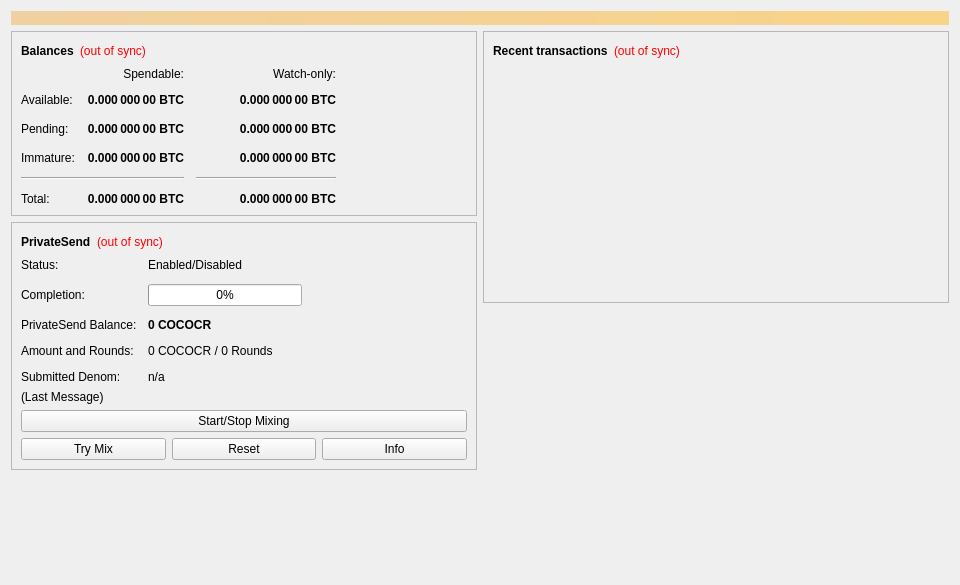
<?xml version="1.0" encoding="UTF-8"?>
<ui version="4.0">
 <class>OverviewPage</class>
 <widget class="QWidget" name="OverviewPage">
  <property name="geometry">
   <rect>
    <x>0</x>
    <y>0</y>
    <width>960</width>
    <height>585</height>
   </rect>
  </property>
  <property name="minimumSize">
   <size>
    <width>960</width>
    <height>0</height>
   </size>
  </property>
  <property name="windowTitle">
   <string>Form</string>
  </property>
  <layout class="QVBoxLayout" name="topLayout">
   <item>
    <widget class="QLabel" name="labelAlerts">
     <property name="visible">
      <bool>false</bool>
     </property>
     <property name="styleSheet">
      <string notr="true">QLabel { background-color: qlineargradient(x1: 0, y1: 0, x2: 1, y2: 0, stop:0 #F0D0A0, stop:1 #F8D488); color:#000000; }</string>
     </property>
     <property name="wordWrap">
      <bool>true</bool>
     </property>
     <property name="margin">
      <number>3</number>
     </property>
     <property name="textInteractionFlags">
      <set>Qt::TextSelectableByMouse</set>
     </property>
    </widget>
   </item>
   <item>
    <layout class="QHBoxLayout" name="horizontalLayout" stretch="1,1">
     <item>
      <layout class="QVBoxLayout" name="verticalLayout_2">
       <item>
        <widget class="QFrame" name="frame">
         <property name="frameShape">
          <enum>QFrame::StyledPanel</enum>
         </property>
         <property name="frameShadow">
          <enum>QFrame::Raised</enum>
         </property>
         <layout class="QVBoxLayout" name="verticalLayout_4">
          <item>
           <layout class="QHBoxLayout" name="horizontalLayout_4">
            <item>
             <widget class="QLabel" name="label_5">
              <property name="font">
               <font>
                <weight>75</weight>
                <bold>true</bold>
               </font>
              </property>
              <property name="text">
               <string>Balances</string>
              </property>
             </widget>
            </item>
            <item>
             <widget class="QLabel" name="labelWalletStatus">
              <property name="toolTip">
               <string>The displayed information may be out of date. Your wallet automatically synchronizes with the COCOCostaRica network after a connection is established, but this process has not completed yet.</string>
              </property>
              <property name="styleSheet">
               <string notr="true">QLabel { color: red; }</string>
              </property>
              <property name="text">
               <string notr="true">(out of sync)</string>
              </property>
              <property name="alignment">
               <set>Qt::AlignLeading|Qt::AlignLeft|Qt::AlignVCenter</set>
              </property>
             </widget>
            </item>
            <item>
             <spacer name="horizontalSpacer_3">
              <property name="orientation">
               <enum>Qt::Horizontal</enum>
              </property>
              <property name="sizeHint" stdset="0">
               <size>
                <width>40</width>
                <height>20</height>
               </size>
              </property>
             </spacer>
            </item>
           </layout>
          </item>
          <item>
           <layout class="QGridLayout" name="gridLayout">
            <property name="spacing">
             <number>12</number>
            </property>
            <item row="2" column="2">
             <widget class="QLabel" name="labelWatchPending">
              <property name="font">
               <font>
                <weight>75</weight>
                <bold>true</bold>
               </font>
              </property>
              <property name="cursor">
               <cursorShape>IBeamCursor</cursorShape>
              </property>
              <property name="toolTip">
               <string>Unconfirmed transactions to watch-only addresses</string>
              </property>
              <property name="text">
               <string notr="true">0.000 000 00 BTC</string>
              </property>
              <property name="alignment">
               <set>Qt::AlignRight|Qt::AlignTrailing|Qt::AlignVCenter</set>
              </property>
              <property name="textInteractionFlags">
               <set>Qt::LinksAccessibleByMouse|Qt::TextSelectableByKeyboard|Qt::TextSelectableByMouse</set>
              </property>
             </widget>
            </item>
            <item row="2" column="1">
             <widget class="QLabel" name="labelUnconfirmed">
              <property name="font">
               <font>
                <weight>75</weight>
                <bold>true</bold>
               </font>
              </property>
              <property name="cursor">
               <cursorShape>IBeamCursor</cursorShape>
              </property>
              <property name="toolTip">
               <string>Total of transactions that have yet to be confirmed, and do not yet count toward the spendable balance</string>
              </property>
              <property name="text">
               <string notr="true">0.000 000 00 BTC</string>
              </property>
              <property name="alignment">
               <set>Qt::AlignRight|Qt::AlignTrailing|Qt::AlignVCenter</set>
              </property>
              <property name="textInteractionFlags">
               <set>Qt::LinksAccessibleByMouse|Qt::TextSelectableByKeyboard|Qt::TextSelectableByMouse</set>
              </property>
             </widget>
            </item>
            <item row="3" column="2">
             <widget class="QLabel" name="labelWatchImmature">
              <property name="font">
               <font>
                <weight>75</weight>
                <bold>true</bold>
               </font>
              </property>
              <property name="cursor">
               <cursorShape>IBeamCursor</cursorShape>
              </property>
              <property name="toolTip">
               <string>Mined balance in watch-only addresses that has not yet matured</string>
              </property>
              <property name="text">
               <string notr="true">0.000 000 00 BTC</string>
              </property>
              <property name="alignment">
               <set>Qt::AlignRight|Qt::AlignTrailing|Qt::AlignVCenter</set>
              </property>
              <property name="textInteractionFlags">
               <set>Qt::LinksAccessibleByMouse|Qt::TextSelectableByKeyboard|Qt::TextSelectableByMouse</set>
              </property>
             </widget>
            </item>
            <item row="4" column="0" colspan="2">
             <widget class="Line" name="lineSpendableBalance">
              <property name="orientation">
               <enum>Qt::Horizontal</enum>
              </property>
             </widget>
            </item>
            <item row="4" column="2">
             <widget class="Line" name="lineWatchBalance">
              <property name="sizePolicy">
               <sizepolicy hsizetype="Preferred" vsizetype="Fixed">
                <horstretch>0</horstretch>
                <verstretch>0</verstretch>
               </sizepolicy>
              </property>
              <property name="minimumSize">
               <size>
                <width>140</width>
                <height>0</height>
               </size>
              </property>
              <property name="orientation">
               <enum>Qt::Horizontal</enum>
              </property>
             </widget>
            </item>
            <item row="5" column="0">
             <widget class="QLabel" name="labelTotalText">
              <property name="text">
               <string>Total:</string>
              </property>
             </widget>
            </item>
            <item row="3" column="1">
             <widget class="QLabel" name="labelImmature">
              <property name="font">
               <font>
                <weight>75</weight>
                <bold>true</bold>
               </font>
              </property>
              <property name="cursor">
               <cursorShape>IBeamCursor</cursorShape>
              </property>
              <property name="toolTip">
               <string>Mined balance that has not yet matured</string>
              </property>
              <property name="text">
               <string notr="true">0.000 000 00 BTC</string>
              </property>
              <property name="alignment">
               <set>Qt::AlignRight|Qt::AlignTrailing|Qt::AlignVCenter</set>
              </property>
              <property name="textInteractionFlags">
               <set>Qt::LinksAccessibleByMouse|Qt::TextSelectableByKeyboard|Qt::TextSelectableByMouse</set>
              </property>
             </widget>
            </item>
            <item row="2" column="3">
             <spacer name="horizontalSpacer_2">
              <property name="orientation">
               <enum>Qt::Horizontal</enum>
              </property>
              <property name="sizeHint" stdset="0">
               <size>
                <width>40</width>
                <height>20</height>
               </size>
              </property>
             </spacer>
            </item>
            <item row="3" column="0">
             <widget class="QLabel" name="labelImmatureText">
              <property name="text">
               <string>Immature:</string>
              </property>
             </widget>
            </item>
            <item row="5" column="1">
             <widget class="QLabel" name="labelTotal">
              <property name="font">
               <font>
                <weight>75</weight>
                <bold>true</bold>
               </font>
              </property>
              <property name="cursor">
               <cursorShape>IBeamCursor</cursorShape>
              </property>
              <property name="toolTip">
               <string>Your current total balance</string>
              </property>
              <property name="text">
               <string notr="true">0.000 000 00 BTC</string>
              </property>
              <property name="alignment">
               <set>Qt::AlignRight|Qt::AlignTrailing|Qt::AlignVCenter</set>
              </property>
              <property name="textInteractionFlags">
               <set>Qt::LinksAccessibleByMouse|Qt::TextSelectableByKeyboard|Qt::TextSelectableByMouse</set>
              </property>
             </widget>
            </item>
            <item row="5" column="2">
             <widget class="QLabel" name="labelWatchTotal">
              <property name="font">
               <font>
                <weight>75</weight>
                <bold>true</bold>
               </font>
              </property>
              <property name="cursor">
               <cursorShape>IBeamCursor</cursorShape>
              </property>
              <property name="toolTip">
               <string>Current total balance in watch-only addresses</string>
              </property>
              <property name="text">
               <string notr="true">0.000 000 00 BTC</string>
              </property>
              <property name="alignment">
               <set>Qt::AlignRight|Qt::AlignTrailing|Qt::AlignVCenter</set>
              </property>
              <property name="textInteractionFlags">
               <set>Qt::LinksAccessibleByMouse|Qt::TextSelectableByKeyboard|Qt::TextSelectableByMouse</set>
              </property>
             </widget>
            </item>
            <item row="0" column="2">
             <widget class="QLabel" name="labelWatchonly">
              <property name="text">
               <string>Watch-only:</string>
              </property>
              <property name="alignment">
               <set>Qt::AlignRight|Qt::AlignTrailing|Qt::AlignVCenter</set>
              </property>
             </widget>
            </item>
            <item row="1" column="0">
             <widget class="QLabel" name="labelBalanceText">
              <property name="text">
               <string>Available:</string>
              </property>
             </widget>
            </item>
            <item row="1" column="1">
             <widget class="QLabel" name="labelBalance">
              <property name="font">
               <font>
                <weight>75</weight>
                <bold>true</bold>
               </font>
              </property>
              <property name="cursor">
               <cursorShape>IBeamCursor</cursorShape>
              </property>
              <property name="toolTip">
               <string>Your current spendable balance</string>
              </property>
              <property name="text">
               <string notr="true">0.000 000 00 BTC</string>
              </property>
              <property name="alignment">
               <set>Qt::AlignRight|Qt::AlignTrailing|Qt::AlignVCenter</set>
              </property>
              <property name="textInteractionFlags">
               <set>Qt::LinksAccessibleByMouse|Qt::TextSelectableByKeyboard|Qt::TextSelectableByMouse</set>
              </property>
             </widget>
            </item>
            <item row="1" column="2">
             <widget class="QLabel" name="labelWatchAvailable">
              <property name="font">
               <font>
                <weight>75</weight>
                <bold>true</bold>
               </font>
              </property>
              <property name="cursor">
               <cursorShape>IBeamCursor</cursorShape>
              </property>
              <property name="toolTip">
               <string>Your current balance in watch-only addresses</string>
              </property>
              <property name="text">
               <string notr="true">0.000 000 00 BTC</string>
              </property>
              <property name="alignment">
               <set>Qt::AlignRight|Qt::AlignTrailing|Qt::AlignVCenter</set>
              </property>
              <property name="textInteractionFlags">
               <set>Qt::LinksAccessibleByMouse|Qt::TextSelectableByKeyboard|Qt::TextSelectableByMouse</set>
              </property>
             </widget>
            </item>
            <item row="2" column="0">
             <widget class="QLabel" name="labelPendingText">
              <property name="text">
               <string>Pending:</string>
              </property>
             </widget>
            </item>
            <item row="0" column="1">
             <widget class="QLabel" name="labelSpendable">
              <property name="text">
               <string>Spendable:</string>
              </property>
              <property name="alignment">
               <set>Qt::AlignRight|Qt::AlignTrailing|Qt::AlignVCenter</set>
              </property>
             </widget>
            </item>
           </layout>
          </item>
         </layout>
        </widget>
       </item>
       <item>
        <widget class="QFrame" name="framePrivateSend">
         <property name="layoutDirection">
          <enum>Qt::LeftToRight</enum>
         </property>
         <property name="frameShape">
          <enum>QFrame::StyledPanel</enum>
         </property>
         <property name="frameShadow">
          <enum>QFrame::Raised</enum>
         </property>
         <layout class="QVBoxLayout" name="VerticalLayout_PS1">
          <item>
           <layout class="QHBoxLayout" name="horizontalLayout_5">
            <item>
             <widget class="QLabel" name="labelPrivateSendHeader">
              <property name="font">
               <font>
                <weight>75</weight>
                <bold>true</bold>
               </font>
              </property>
              <property name="text">
               <string>PrivateSend</string>
              </property>
             </widget>
            </item>
            <item>
             <widget class="QLabel" name="labelPrivateSendSyncStatus">
              <property name="toolTip">
               <string>The displayed information may be out of date. Your wallet automatically synchronizes with the COCOCostaRica network after a connection is established, but this process has not completed yet.</string>
              </property>
              <property name="styleSheet">
               <string notr="true">QLabel { color: red; }</string>
              </property>
              <property name="text">
               <string notr="true">(out of sync)</string>
              </property>
              <property name="alignment">
               <set>Qt::AlignLeading|Qt::AlignLeft|Qt::AlignVCenter</set>
              </property>
             </widget>
            </item>
            <item>
             <spacer name="horizontalSpacer_4">
              <property name="orientation">
               <enum>Qt::Horizontal</enum>
              </property>
              <property name="sizeHint" stdset="0">
               <size>
                <width>40</width>
                <height>20</height>
               </size>
              </property>
             </spacer>
            </item>
           </layout>
          </item>
          <item>
           <layout class="QFormLayout" name="privateSendFormLayout">
            <property name="fieldGrowthPolicy">
             <enum>QFormLayout::AllNonFixedFieldsGrow</enum>
            </property>
            <property name="horizontalSpacing">
             <number>11</number>
            </property>
            <property name="verticalSpacing">
             <number>12</number>
            </property>
            <item row="0" column="0">
             <widget class="QLabel" name="labelPrivateSendEnabledText">
              <property name="text">
               <string>Status:</string>
              </property>
             </widget>
            </item>
            <item row="0" column="1">
             <widget class="QLabel" name="labelPrivateSendEnabled">
              <property name="text">
               <string>Enabled/Disabled</string>
              </property>
             </widget>
            </item>
            <item row="1" column="0">
             <widget class="QLabel" name="labelCompletitionText">
              <property name="text">
               <string>Completion:</string>
              </property>
             </widget>
            </item>
            <item row="1" column="1">
             <widget class="QProgressBar" name="privateSendProgress">
              <property name="maximumSize">
               <size>
                <width>154</width>
                <height>16777215</height>
               </size>
              </property>
              <property name="value">
               <number>0</number>
              </property>
             </widget>
            </item>
            <item row="2" column="0">
             <widget class="QLabel" name="labelAnonymizedText">
              <property name="text">
               <string>PrivateSend Balance:</string>
              </property>
             </widget>
            </item>
            <item row="2" column="1">
             <widget class="QLabel" name="labelAnonymized">
              <property name="font">
               <font>
                <weight>75</weight>
                <bold>true</bold>
               </font>
              </property>
              <property name="text">
               <string notr="true">0 COCOCR</string>
              </property>
             </widget>
            </item>
            <item row="3" column="0">
             <widget class="QLabel" name="labelAmountAndRoundsText">
              <property name="text">
               <string>Amount and Rounds:</string>
              </property>
             </widget>
            </item>
            <item row="3" column="1">
             <widget class="QLabel" name="labelAmountRounds">
              <property name="text">
               <string>0 COCOCR / 0 Rounds</string>
              </property>
             </widget>
            </item>
            <item row="4" column="0">
             <widget class="QLabel" name="labelSubmittedDenomText">
              <property name="text">
               <string>Submitted Denom:</string>
              </property>
             </widget>
            </item>
            <item row="4" column="1">
             <widget class="QLabel" name="labelSubmittedDenom">
              <property name="toolTip">
               <string>The denominations you submitted to the Masternode.&lt;br&gt;To mix, other users must submit the exact same denominations.</string>
              </property>
              <property name="text">
               <string>n/a</string>
              </property>
             </widget>
            </item>
           </layout>
          </item>
          <item>
           <layout class="QVBoxLayout" name="VerticalLayout_PS">
            <item>
             <widget class="QLabel" name="labelPrivateSendLastMessage">
              <property name="text">
               <string>(Last Message)</string>
              </property>
              <property name="alignment">
               <set>Qt::AlignLeading|Qt::AlignLeft|Qt::AlignTop</set>
              </property>
              <property name="wordWrap">
               <bool>true</bool>
              </property>
             </widget>
            </item>
            <item>
             <widget class="QPushButton" name="togglePrivateSend">
              <property name="sizePolicy">
               <sizepolicy hsizetype="MinimumExpanding" vsizetype="Fixed">
                <horstretch>0</horstretch>
                <verstretch>0</verstretch>
               </sizepolicy>
              </property>
              <property name="text">
               <string>Start/Stop Mixing</string>
              </property>
             </widget>
            </item>
            <item>
             <layout class="QHBoxLayout" name="horizontalLayout_debugbuttons">
              <item>
               <widget class="QPushButton" name="privateSendAuto">
                <property name="sizePolicy">
                 <sizepolicy hsizetype="MinimumExpanding" vsizetype="Fixed">
                  <horstretch>0</horstretch>
                  <verstretch>0</verstretch>
                 </sizepolicy>
                </property>
                <property name="toolTip">
                 <string>Try to manually submit a PrivateSend request.</string>
                </property>
                <property name="text">
                 <string>Try Mix</string>
                </property>
               </widget>
              </item>
              <item>
               <widget class="QPushButton" name="privateSendReset">
                <property name="sizePolicy">
                 <sizepolicy hsizetype="MinimumExpanding" vsizetype="Fixed">
                  <horstretch>0</horstretch>
                  <verstretch>0</verstretch>
                 </sizepolicy>
                </property>
                <property name="toolTip">
                 <string>Reset the current status of PrivateSend (can interrupt PrivateSend if it's in the process of Mixing, which can cost you money!)</string>
                </property>
                <property name="autoFillBackground">
                 <bool>false</bool>
                </property>
                <property name="text">
                 <string>Reset</string>
                </property>
               </widget>
              </item>
              <item>
               <widget class="QPushButton" name="privateSendInfo">
                <property name="sizePolicy">
                 <sizepolicy hsizetype="MinimumExpanding" vsizetype="Fixed">
                  <horstretch>0</horstretch>
                  <verstretch>0</verstretch>
                 </sizepolicy>
                </property>
                <property name="toolTip">
                 <string>Information about PrivateSend and Mixing</string>
                </property>
                <property name="text">
                 <string>Info</string>
                </property>
               </widget>
              </item>
             </layout>
            </item>
           </layout>
          </item>
         </layout>
        </widget>
       </item>
       <item>
        <spacer name="verticalSpacer">
         <property name="orientation">
          <enum>Qt::Vertical</enum>
         </property>
         <property name="sizeHint" stdset="0">
          <size>
           <width>20</width>
           <height>40</height>
          </size>
         </property>
        </spacer>
       </item>
      </layout>
     </item>
     <item>
      <layout class="QVBoxLayout" name="verticalLayout_3">
       <item>
        <widget class="QFrame" name="frame_2">
         <property name="frameShape">
          <enum>QFrame::StyledPanel</enum>
         </property>
         <property name="frameShadow">
          <enum>QFrame::Raised</enum>
         </property>
         <layout class="QVBoxLayout" name="verticalLayout">
          <item>
           <layout class="QHBoxLayout" name="horizontalLayout_2">
            <item>
             <widget class="QLabel" name="label_4">
              <property name="font">
               <font>
                <weight>75</weight>
                <bold>true</bold>
               </font>
              </property>
              <property name="text">
               <string>Recent transactions</string>
              </property>
             </widget>
            </item>
            <item>
             <widget class="QLabel" name="labelTransactionsStatus">
              <property name="toolTip">
               <string>The displayed information may be out of date. Your wallet automatically synchronizes with the COCOCostaRica network after a connection is established, but this process has not completed yet.</string>
              </property>
              <property name="styleSheet">
               <string notr="true">QLabel { color: red; }</string>
              </property>
              <property name="text">
               <string notr="true">(out of sync)</string>
              </property>
              <property name="alignment">
               <set>Qt::AlignLeading|Qt::AlignLeft|Qt::AlignVCenter</set>
              </property>
             </widget>
            </item>
            <item>
             <spacer name="horizontalSpacer">
              <property name="orientation">
               <enum>Qt::Horizontal</enum>
              </property>
              <property name="sizeHint" stdset="0">
               <size>
                <width>40</width>
                <height>20</height>
               </size>
              </property>
             </spacer>
            </item>
           </layout>
          </item>
          <item>
           <widget class="QListView" name="listTransactions">
            <property name="styleSheet">
             <string notr="true">QListView { background: transparent; }</string>
            </property>
            <property name="frameShape">
             <enum>QFrame::NoFrame</enum>
            </property>
            <property name="verticalScrollBarPolicy">
             <enum>Qt::ScrollBarAlwaysOff</enum>
            </property>
            <property name="horizontalScrollBarPolicy">
             <enum>Qt::ScrollBarAlwaysOff</enum>
            </property>
            <property name="selectionMode">
             <enum>QAbstractItemView::NoSelection</enum>
            </property>
           </widget>
          </item>
         </layout>
        </widget>
       </item>
       <item>
        <spacer name="verticalSpacer_2">
         <property name="orientation">
          <enum>Qt::Vertical</enum>
         </property>
         <property name="sizeHint" stdset="0">
          <size>
           <width>20</width>
           <height>40</height>
          </size>
         </property>
        </spacer>
       </item>
      </layout>
     </item>
    </layout>
   </item>
  </layout>
 </widget>
 <resources/>
 <connections/>
</ui>
